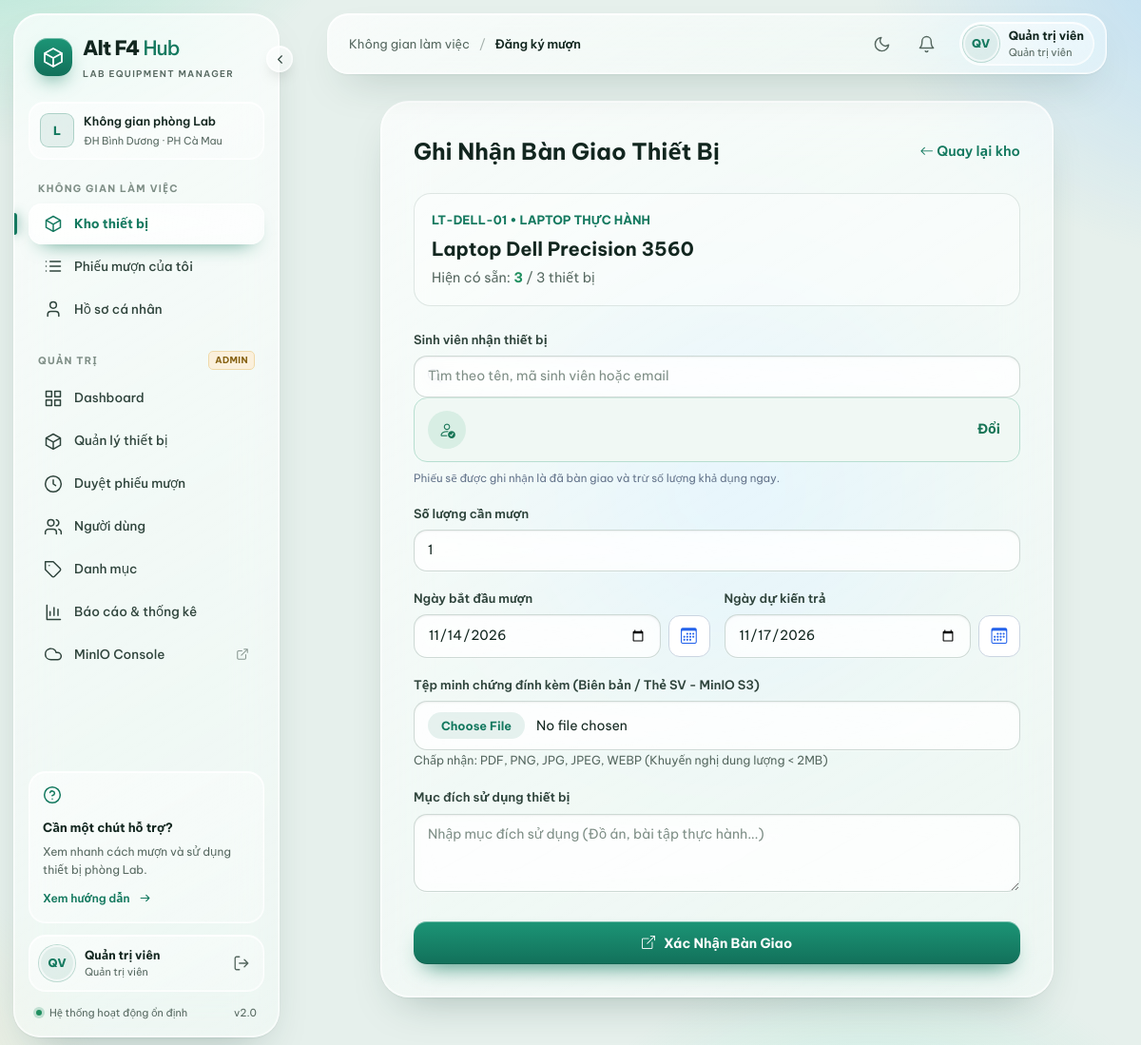
The page /borrow.php?device_id=3 (signed in) on the database its author committed.
### tables this page shows
CREATE TABLE IF NOT EXISTS devices (
    id INT AUTO_INCREMENT PRIMARY KEY,
    category_id INT NOT NULL,
    code VARCHAR(50) UNIQUE NOT NULL,
    name VARCHAR(150) NOT NULL,
    quantity INT NOT NULL DEFAULT 0,
    available_qty INT NOT NULL DEFAULT 0,
    description TEXT,
    image_key VARCHAR(255) NULL,
    FOREIGN KEY (category_id) REFERENCES categories(id) ON DELETE CASCADE
);

CREATE TABLE IF NOT EXISTS categories (
    id INT AUTO_INCREMENT PRIMARY KEY,
    name VARCHAR(100) NOT NULL,
    description TEXT
);

### src/borrow.php (the view, shortened to what this page needs)
<?php
require_once 'config.php';
$isAdmin = ($_SESSION['user']['role'] === 'admin');
$deviceId = (int)($_GET['device_id'] ?? 0);
$stmt = $pdo->prepare("SELECT d.*, c.name as category_name FROM devices d JOIN categories c ON d.category_id = c.id WHERE d.id = ?");
$stmt->execute([$deviceId]);
$device = $stmt->fetch();
$success = '';
$today = date('Y-m-d');
$selectedStudent = null;
?>
<!DOCTYPE html>
<html lang="vi">
<head>
    <?php include __DIR__ . '/head.php'; ?>
</head>
<body>
<?php include __DIR__ . '/navbar.php'; ?>
<main class="container narrow">
<div class="form-card">
    <div style="display: flex; justify-content: space-between; align-items: center; margin-bottom: 25px;">
        <h2 style="font-weight: 700; font-size: 1.5rem; margin: 0;"><?= $isAdmin ? 'Ghi Nhận Bàn Giao Thiết Bị' : 'Phiếu Mượn Thiết Bị' ?></h2>
        <a data-return href="/device_detail.php?id=<?= $deviceId ?>" style="color: var(--accent); text-decoration: none; font-size: 0.9rem; font-weight: 600;">
            <i class="bi bi-arrow-left"></i> Quay lại kho
        </a>
    </div>
    <?php if ($success): ?>
        <div class="alert alert-success">
            <i class="bi bi-check-circle-fill me-1"></i> <?= htmlspecialchars($success) ?><br><br>
            <a href="<?= $isAdmin ? '/admin/requests.php?status=approved' : '/my_borrows.php' ?>" style="color: #065F46; font-weight: bold;"><?= $isAdmin ? 'Xem danh sách thiết bị đang cho mượn' : 'Xem danh sách phiếu mượn của bạn' ?> &rarr;</a>
        </div>
    <?php else: ?>
    <div style="background: rgba(255,255,255,0.6); padding: 18px; border-radius: 18px; margin-bottom: 25px; border: 1px solid rgba(255,255,255,0.8);">
        <div style="font-size: 0.8rem; color: var(--accent); font-weight: 700; text-transform: uppercase;">
            <?= htmlspecialchars($device['code']) ?> • <?= htmlspecialchars($device['category_name']) ?>
        </div>
        <div style="font-size: 1.25rem; font-weight: 700; margin: 4px 0;"><?= htmlspecialchars($device['name']) ?></div>
        <div style="font-size: 0.9rem; color: #64748B;">
            Hiện có sẵn: <strong style="color: #059669;"><?= $device['available_qty'] ?></strong> / <?= $device['quantity'] ?> thiết bị
        </div>
    </div>
    <form method="POST" enctype="multipart/form-data">
        <?php if ($isAdmin): ?>
            <div class="form-group">
                <label for="student-search">Sinh viên nhận thiết bị</label>
                <div class="student-picker">
                    <div class="student-search-wrap" id="student-search-wrap" <?= $selectedStudent ? 'hidden' : '' ?>>
                        <i class="bi bi-search student-search-icon" aria-hidden="true"></i>
                        <input type="search" id="student-search" class="form-control" placeholder="Tìm theo tên, mã sinh viên hoặc email" autocomplete="off" aria-autocomplete="list" aria-controls="student-results" aria-expanded="false" <?= $selectedStudent ? '' : 'required' ?>>
                    </div>
                    <div class="student-selected" id="student-selected" <?= $selectedStudent ? '' : 'hidden' ?>>
                        <span class="student-selected-icon"><i class="bi bi-person-check" aria-hidden="true"></i></span>
                        <div class="student-selected-info">
                        </div>
                        <button type="button" class="student-change" id="student-change">Đổi</button>
                    </div>
                </div>
                <small style="display:block; margin-top:8px; color:#64748B">Phiếu sẽ được ghi nhận là đã bàn giao và trừ số lượng khả dụng ngay.</small>
            </div>
        <?php endif; ?>
        <div class="form-group">
            <label>Số lượng cần mượn</label>
            <input type="number" name="quantity" class="form-control" min="1" max="<?= $device['available_qty'] ?>" value="1" required>
        </div>
        <div style="display: grid; grid-template-columns: 1fr 1fr; gap: 15px;">
            <div class="form-group">
                <label>Ngày bắt đầu mượn</label>
                <div class="date-picker-field">
                    <input type="date"
                           id="borrow_date"
                           name="borrow_date"
                           class="form-control"
                           min="<?= $today ?>"
                           value="<?= $today ?>"
                           onchange="updateReturnDateMin()"
                           required>
                    <button type="button" class="date-picker-trigger" data-date-picker="borrow_date" aria-label="Mở lịch chọn ngày bắt đầu mượn" title="Chọn ngày">
                        <i class="bi bi-calendar3" aria-hidden="true"></i>
                    </button>
                </div>
            </div>
            <div class="form-group">
                <label>Ngày dự kiến trả</label>
                <div class="date-picker-field">
                    <input type="date"
                           id="expected_return_date"
                           name="expected_return_date"
                           class="form-control"
                           min="<?= $today ?>"
                           value="<?= date('Y-m-d', strtotime('+3 days')) ?>"
                           required>
                    <button type="button" class="date-picker-trigger" data-date-picker="expected_return_date" aria-label="Mở lịch chọn ngày dự kiến trả" title="Chọn ngày">
                        <i class="bi bi-calendar3" aria-hidden="true"></i>
                    </button>
                </div>
            </div>
        </div>
        <div class="form-group">
            <label>Tệp minh chứng đính kèm (Biên bản / Thẻ SV - MinIO S3)</label>
            <input type="file" name="handover_doc" class="form-control" accept=".pdf,.png,.jpg,.jpeg,.webp">
            <small style="color: #64748B; font-size: 0.78rem;">Chấp nhận: PDF, PNG, JPG, JPEG, WEBP (Khuyến nghị dung lượng &lt; 2MB)</small>
        </div>
        <div class="form-group">
            <label>Mục đích sử dụng thiết bị</label>
            <textarea name="note" class="form-control" rows="3" placeholder="Nhập mục đích sử dụng (Đồ án, bài tập thực hành...)"></textarea>
        </div>
        <button type="submit" class="btn-submit">
            <i class="bi <?= $isAdmin ? 'bi-box-arrow-up-right' : 'bi-send-fill' ?> me-1"></i> <?= $isAdmin ? 'Xác Nhận Bàn Giao' : 'Gửi Yêu Cầu Mượn' ?>
        </button>
    </form>
    <?php endif; ?>
</div>
</main>
</body>
</html>

### src/borrow.php (style rules this page uses)
.date-picker-field { display: flex; align-items: center; gap: 8px; }
.date-picker-field .form-control { flex: 1; min-width: 0; margin-bottom: 0; }
.date-picker-trigger { flex: 0 0 44px; height: 44px; border: 1px solid #CBD5E1; border-radius: 12px; background: #fff; color: #2563EB; font-size: 1.05rem; cursor: pointer; }
.student-picker { position: relative; }
.student-search-wrap { position: relative; }
.student-search-icon { position: absolute; left: 15px; top: 50%; transform: translateY(-50%); color: #718096; pointer-events: none; }
.student-search-wrap .form-control { padding-left: 42px; margin-bottom: 0; }
.student-selected { display: flex; align-items: center; gap: 12px; padding: 13px 14px; border: 1px solid #B7DED0; border-radius: 14px; background: #F0F8F4; }
.student-selected-icon { display: grid; place-items: center; flex: 0 0 40px; width: 40px; height: 40px; border-radius: 50%; background: #D8EEE4; color: #167455; font-size: 1.1rem; }
.student-selected-info { flex: 1; min-width: 0; }
.student-change { border: 0; background: transparent; color: #167455; font: inherit; font-size: .88rem; font-weight: 700; cursor: pointer; }

### rows shown on the page
devices: code "LT-DELL-01", category.name "LAPTOP THỰC HÀNH", name "Laptop Dell Precision 3560", available_qty "3", quantity "3"

### other values the page prints
t_esc($navInit) "QV"
t_esc($user['fullname']) "Quản trị viên"
t_esc($navRole) "Quản trị viên"
t_esc($navTitle) "Đăng ký mượn"
